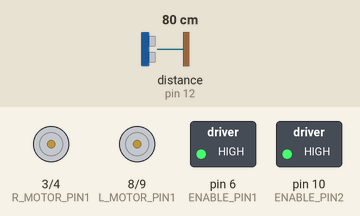
Recording of a sketch running on a simulated Arduino Uno, built with avr-gcc and run on an emulated ATmega328P. Shown: motor-driver pin pairs drawn as motors (green arrow = first pin HIGH = forward, orange = second pin HIGH = backward, longer = more drive), switched loads named in the sketch (green lamp = pin HIGH). Wiring (inferred from the names in the program): ultrasonic range finder: trigger pin 11; echo pin 12. The inputs (shaded band) are chosen by the test bench; at power-on: distance to the obstacle (sensor on pin 12) 80 cm. The echo pulse lasts 58.3 µs per cm; pins used as bus, display or sensor lines are not drawn; what the sketch prints to the serial monitor is not drawn.

Above: at 1.2 s.
1.3 s: distance to the obstacle (sensor on pin 12) set to 10 cm
3.0 s: distance to the obstacle (sensor on pin 12) set to 7 cm
At 3.5 s:
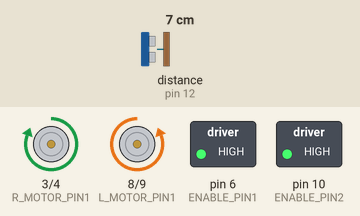
Timing chart, 0 to 6.0 s (numbered marks = the images above; inputs shaded):
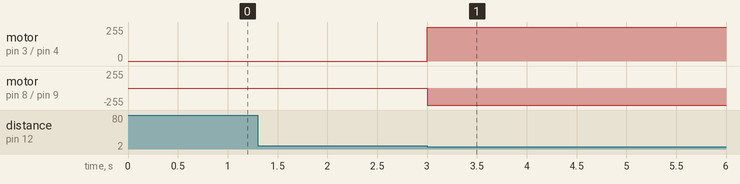

Measured:
- the behaviour switches between 9 and 8 cm on distance to the obstacle (sensor on pin 12) (found by bisection; images 0 and 1)
- after the input at 1.3 s, every drawn part: stays the same
- after the input at 3.0 s, motor on pin 3 (R_MOTOR_PIN1) / pin 4 (R_MOTOR_PIN2): stopped → forward 255/255 at once; motor on pin 8 (L_MOTOR_PIN1) / pin 9 (L_MOTOR_PIN2): stopped → backward 255/255 at once

The sketch:

Robocar.ino
```cpp
/*
   Author: Berti Matteo, 2018
*/

#define L_MOTOR_PIN1 8 // Pin 10 on L293D IC
#define L_MOTOR_PIN2 9 // Pin 15 on L293D IC
#define R_MOTOR_PIN1 3 // Pin 2 on L293D IC
#define R_MOTOR_PIN2 4 // Pin 7 on L293D IC
#define ENABLE_PIN1 6 // Pin 1 on L293D IC
#define ENABLE_PIN2 10 // Pin 9 on L293D IC
#define TRIG_PIN 11
#define ECHO_PIN 12

int command = 'S';
int lastCommand = command;
bool forward = true;
long distance;

void setup() {
  // Set pins as outputs
  pinMode(L_MOTOR_PIN1, OUTPUT);
  pinMode(L_MOTOR_PIN2, OUTPUT);
  pinMode(ENABLE_PIN1, OUTPUT);
  pinMode(R_MOTOR_PIN1, OUTPUT);
  pinMode(R_MOTOR_PIN2, OUTPUT);
  pinMode(ENABLE_PIN2, OUTPUT);
  pinMode(TRIG_PIN, OUTPUT);
  pinMode(ECHO_PIN, OUTPUT);

  // Set enable pins high so each motor can turn on
  digitalWrite(ENABLE_PIN1, HIGH);
  digitalWrite(ENABLE_PIN2, HIGH);

  // Initialize serial communication at 9600 bits per second
  Serial.begin(9600);
}

void loop() {
  readDistanceInFront();

  // Save data if received
  if (Serial.available() > 0) {
    command = Serial.read();
    lastCommand = command;
  }

  // Go back if an obstacle is in front of the robocar
  if(distance < 10) {
    command = 'B';
  } else {
    command = lastCommand;
  }

  if (command == 'F') { // Forward command
    forward = true;
    moveRobocar();
  } else if (command == 'L') { // Left command
    turnLeft();
  } else if (command == 'S') { // Stop command
    stopRobocar();
  } else if (command == 'R') { // Right command
    turnRight();
  } else if (command == 'B') { // Backward command
    forward = false;
    moveRobocar();
  }
}

void moveRobocar() {
  if (forward) {
    if(distance > 10) {
      digitalWrite(L_MOTOR_PIN1, HIGH);
      digitalWrite(L_MOTOR_PIN2, LOW);
      digitalWrite(R_MOTOR_PIN1, LOW);
      digitalWrite(R_MOTOR_PIN2, HIGH);
    }
  } else {
    digitalWrite(L_MOTOR_PIN1, LOW);
    digitalWrite(L_MOTOR_PIN2, HIGH);
    digitalWrite(R_MOTOR_PIN1, HIGH);
    digitalWrite(R_MOTOR_PIN2, LOW);
  }
}

void stopRobocar() {
  digitalWrite(L_MOTOR_PIN1, LOW);
  digitalWrite(L_MOTOR_PIN2, LOW);
  digitalWrite(R_MOTOR_PIN1, LOW);
  digitalWrite(R_MOTOR_PIN2, LOW);
}

void turnRight() {
  if (forward) {
    if(distance > 10) {
      digitalWrite(L_MOTOR_PIN1, LOW);
      digitalWrite(L_MOTOR_PIN2, HIGH);
      digitalWrite(R_MOTOR_PIN1, LOW);
      digitalWrite(R_MOTOR_PIN2, HIGH);
    }
  } else {
    digitalWrite(L_MOTOR_PIN1, HIGH);
    digitalWrite(L_MOTOR_PIN2, LOW);
    digitalWrite(R_MOTOR_PIN1, HIGH);
    digitalWrite(R_MOTOR_PIN2, LOW);
  }
}

void turnLeft() {
  if (forward) {
    if(distance > 10) {
      digitalWrite(L_MOTOR_PIN1, HIGH);
      digitalWrite(L_MOTOR_PIN2, LOW);
      digitalWrite(R_MOTOR_PIN1, HIGH);
      digitalWrite(R_MOTOR_PIN2, LOW);
    }
  } else {
    digitalWrite(L_MOTOR_PIN1, LOW);
    digitalWrite(L_MOTOR_PIN2, HIGH);
    digitalWrite(R_MOTOR_PIN1, LOW);
    digitalWrite(R_MOTOR_PIN2, HIGH);
  }
}

void readDistanceInFront() {
  digitalWrite(TRIG_PIN, LOW);
  delayMicroseconds(2);
  digitalWrite(TRIG_PIN, HIGH);
  delayMicroseconds(10);
  digitalWrite(TRIG_PIN, LOW);
  pinMode(ECHO_PIN, INPUT);
  distance = 2 + (pulseIn(ECHO_PIN, HIGH) / 2) * 0.0343;
  Serial.print(distance);
  Serial.print('#');
}
```
